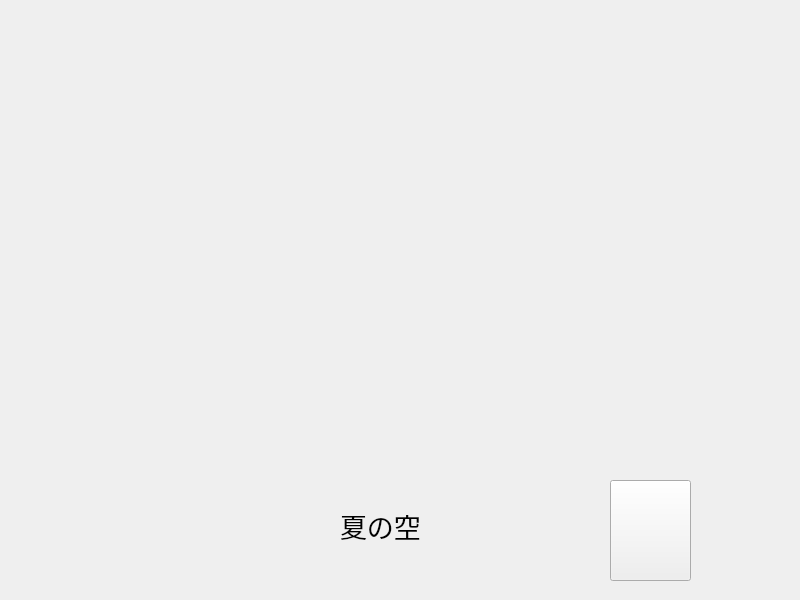
<?xml version="1.0" encoding="UTF-8"?>
<ui version="4.0">
 <class>Widget</class>
 <widget class="QWidget" name="Widget">
  <property name="geometry">
   <rect>
    <x>0</x>
    <y>0</y>
    <width>800</width>
    <height>600</height>
   </rect>
  </property>
  <property name="windowTitle">
   <string>Widget</string>
  </property>
  <widget class="QLabel" name="label">
   <property name="geometry">
    <rect>
     <x>0</x>
     <y>0</y>
     <width>801</width>
     <height>461</height>
    </rect>
   </property>
   <property name="styleSheet">
    <string notr="true">border-image: url(:/ChMkJ13Oe0OIbKY8AAMPh2WQiu8AAvQagO6QI4AAw-f865.jpg);</string>
   </property>
   <property name="text">
    <string/>
   </property>
  </widget>
  <widget class="QLabel" name="label_2">
   <property name="geometry">
    <rect>
     <x>340</x>
     <y>500</y>
     <width>101</width>
     <height>51</height>
    </rect>
   </property>
   <property name="font">
    <font>
     <pointsize>20</pointsize>
    </font>
   </property>
   <property name="text">
    <string>夏の空</string>
   </property>
  </widget>
  <widget class="QPushButton" name="pushButton">
   <property name="geometry">
    <rect>
     <x>610</x>
     <y>480</y>
     <width>81</width>
     <height>101</height>
    </rect>
   </property>
   <property name="styleSheet">
    <string notr="true">border-image: url(:/dianji.jpg);</string>
   </property>
   <property name="text">
    <string/>
   </property>
  </widget>
 </widget>
 <resources/>
 <connections/>
</ui>
